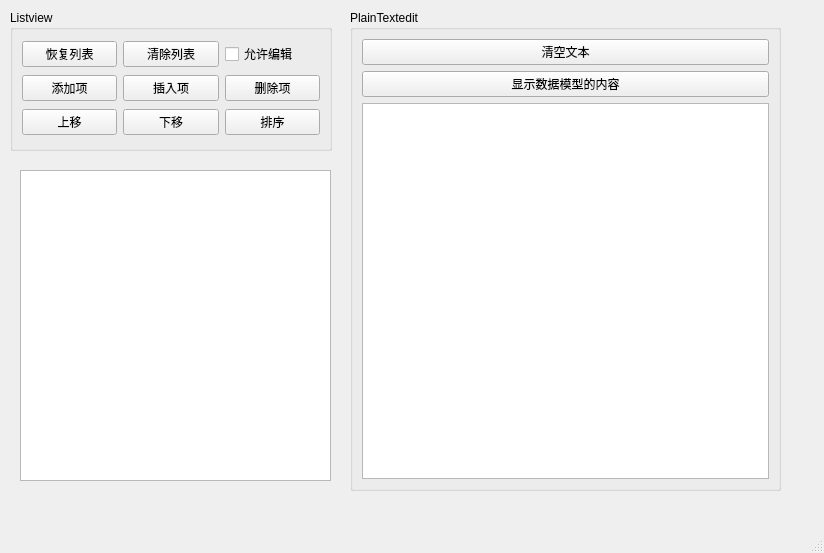
<?xml version="1.0" encoding="UTF-8"?>
<ui version="4.0">
 <class>MainWindow</class>
 <widget class="QMainWindow" name="MainWindow">
  <property name="geometry">
   <rect>
    <x>0</x>
    <y>0</y>
    <width>824</width>
    <height>553</height>
   </rect>
  </property>
  <property name="windowTitle">
   <string>MainWindow</string>
  </property>
  <widget class="QWidget" name="centralwidget">
   <widget class="QGroupBox" name="groupBox">
    <property name="geometry">
     <rect>
      <x>10</x>
      <y>10</y>
      <width>322</width>
      <height>141</height>
     </rect>
    </property>
    <property name="title">
     <string>Listview</string>
    </property>
    <layout class="QGridLayout" name="gridLayout">
     <item row="0" column="0">
      <widget class="QPushButton" name="pushButton_undolist">
       <property name="text">
        <string>恢复列表</string>
       </property>
      </widget>
     </item>
     <item row="0" column="1">
      <widget class="QPushButton" name="pushButton_clearlist">
       <property name="text">
        <string>清除列表</string>
       </property>
      </widget>
     </item>
     <item row="0" column="2">
      <widget class="QCheckBox" name="checkBox_editable">
       <property name="text">
        <string>允许编辑</string>
       </property>
      </widget>
     </item>
     <item row="1" column="0">
      <widget class="QPushButton" name="pushButton_additem">
       <property name="text">
        <string>添加项</string>
       </property>
      </widget>
     </item>
     <item row="1" column="1">
      <widget class="QPushButton" name="pushButton_insertitem">
       <property name="text">
        <string>插入项</string>
       </property>
      </widget>
     </item>
     <item row="1" column="2">
      <widget class="QPushButton" name="pushButton_delectitem">
       <property name="text">
        <string>删除项</string>
       </property>
      </widget>
     </item>
     <item row="2" column="0">
      <widget class="QPushButton" name="pushButton_upmove">
       <property name="text">
        <string>上移</string>
       </property>
      </widget>
     </item>
     <item row="2" column="1">
      <widget class="QPushButton" name="pushButton_downmove">
       <property name="text">
        <string>下移</string>
       </property>
      </widget>
     </item>
     <item row="2" column="2">
      <widget class="QPushButton" name="pushButton_sort">
       <property name="text">
        <string>排序</string>
       </property>
      </widget>
     </item>
    </layout>
   </widget>
   <widget class="QListView" name="listView">
    <property name="geometry">
     <rect>
      <x>20</x>
      <y>170</y>
      <width>311</width>
      <height>311</height>
     </rect>
    </property>
   </widget>
   <widget class="QGroupBox" name="groupBox_2">
    <property name="geometry">
     <rect>
      <x>350</x>
      <y>10</y>
      <width>431</width>
      <height>481</height>
     </rect>
    </property>
    <property name="title">
     <string>PlainTextedit</string>
    </property>
    <layout class="QVBoxLayout" name="verticalLayout">
     <item>
      <widget class="QPushButton" name="pushButton_clearplainedit">
       <property name="text">
        <string>清空文本</string>
       </property>
      </widget>
     </item>
     <item>
      <widget class="QPushButton" name="pushButton_2">
       <property name="text">
        <string>显示数据模型的内容</string>
       </property>
      </widget>
     </item>
     <item>
      <widget class="QPlainTextEdit" name="plainTextEdit"/>
     </item>
    </layout>
   </widget>
  </widget>
  <widget class="QMenuBar" name="menubar">
   <property name="geometry">
    <rect>
     <x>0</x>
     <y>0</y>
     <width>824</width>
     <height>25</height>
    </rect>
   </property>
  </widget>
  <widget class="QStatusBar" name="statusbar"/>
 </widget>
 <resources/>
 <connections/>
</ui>
